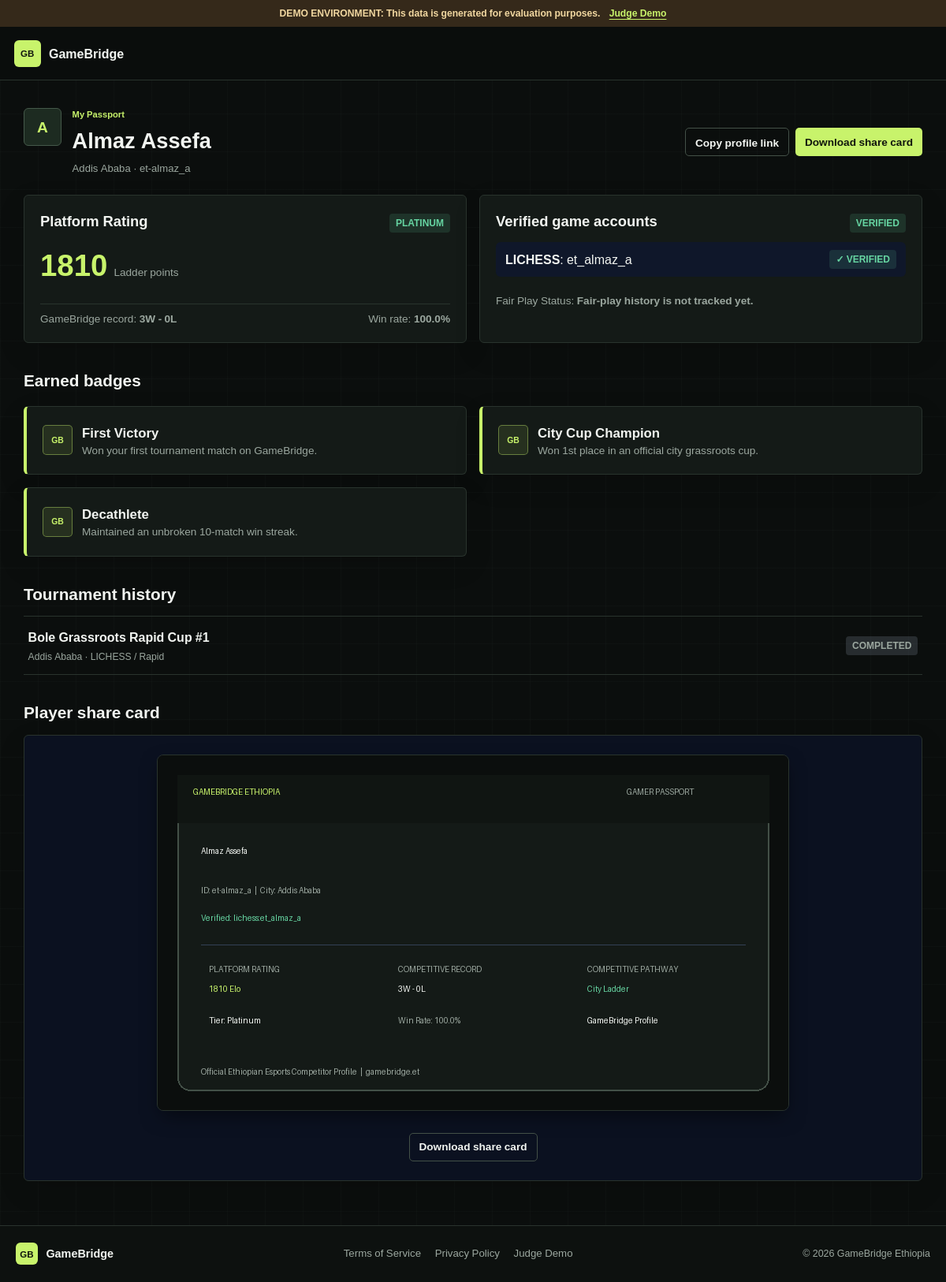
The app's page /p/et-almaz_a with its own data.
### app/models/user.py (models this page shows)
class User(Base):
    __tablename__ = "users"
    id = Column(String(36), primary_key=True, default=lambda: str(uuid.uuid4()))
    telegram_id = Column(Integer, unique=True, nullable=True, index=True)
    username = Column(String(64), unique=True, nullable=False, index=True)
    display_name = Column(String(128), nullable=False)
    email = Column(String(255), unique=True, nullable=True)
    password_hash = Column(String(255), nullable=True)
    role = Column(String(32), default="player", nullable=False)  # player, hub_captain, super_admin
    city = Column(String(64), default="Addis Ababa", nullable=False)
    phone = Column(String(32), nullable=True)
    public_identifier = Column(String(64), unique=True, nullable=False, index=True)
    is_active = Column(Boolean, default=True)
    is_demo = Column(Boolean, default=False, index=True)
    created_at = Column(DateTime, default=datetime.utcnow, nullable=False)
    updated_at = Column(DateTime, default=datetime.utcnow, onupdate=datetime.utcnow, nullable=False)
    preferences = relationship("UserPreference", back_populates="user", uselist=False, cascade="all, delete-orphan")
    hub_memberships = relationship("HubMembership", back_populates="user", cascade="all, delete-orphan")
    game_accounts = relationship("GameAccount", back_populates="user", cascade="all, delete-orphan")
    platform_ratings = relationship("PlatformRating", back_populates="user", cascade="all, delete-orphan")
    tournament_participations = relationship("TournamentParticipant", back_populates="user")
    badges = relationship("UserBadge", back_populates="user", cascade="all, delete-orphan")
    notifications = relationship("Notification", back_populates="user", cascade="all, delete-orphan")

### app/models/ratings.py (models this page shows)
class PlatformRating(Base):
    __tablename__ = "platform_ratings"
    id = Column(String(36), primary_key=True, default=lambda: str(uuid.uuid4()))
    user_id = Column(String(36), ForeignKey("users.id", ondelete="CASCADE"), nullable=False)
    game_key = Column(String(32), default="lichess", nullable=False)
    mode = Column(String(32), default="rapid", nullable=False)
    elo = Column(Float, default=1200.0, nullable=False, index=True)
    matches_played = Column(Integer, default=0, nullable=False)
    tier = Column(String(32), default="Bronze", nullable=False)  # Bronze, Silver, Gold, Platinum, Diamond
    is_demo = Column(Boolean, default=False, index=True)
    updated_at = Column(DateTime, default=datetime.utcnow, onupdate=datetime.utcnow, nullable=False)
    __table_args__ = (
        UniqueConstraint('user_id', 'game_key', 'mode', name='uq_user_game_mode_rating'),
    )
    user = relationship("User", back_populates="platform_ratings")

### app/models/game.py (models this page shows)
class GameAccount(Base):
    __tablename__ = "game_accounts"
    id = Column(String(36), primary_key=True, default=lambda: str(uuid.uuid4()))
    user_id = Column(String(36), ForeignKey("users.id", ondelete="CASCADE"), nullable=False)
    game_key = Column(String(32), nullable=False, index=True)
    external_username = Column(String(128), nullable=False)
    status = Column(String(32), default="pending_verification", nullable=False)
    bio_code = Column(String(32), nullable=True)
    bio_code_expires_at = Column(DateTime, nullable=True)
    verified_at = Column(DateTime, nullable=True)
    is_demo = Column(Boolean, default=False, index=True)
    created_at = Column(DateTime, default=datetime.utcnow, nullable=False)
    updated_at = Column(DateTime, default=datetime.utcnow, onupdate=datetime.utcnow, nullable=False)
    __table_args__ = (
        UniqueConstraint('game_key', 'external_username', name='uq_game_external_username'),
        UniqueConstraint('user_id', 'game_key', name='uq_user_game_key'),
    )
    user = relationship("User", back_populates="game_accounts")
    verifications = relationship("AccountVerification", back_populates="game_account", cascade="all, delete-orphan")
    snapshots = relationship("RatingSnapshot", back_populates="game_account", cascade="all, delete-orphan")

### app/models/badge.py (models this page shows)
class Badge(Base):
    __tablename__ = "badges"
    id = Column(String(36), primary_key=True, default=lambda: str(uuid.uuid4()))
    key = Column(String(64), unique=True, nullable=False, index=True)
    name = Column(String(128), nullable=False)
    description = Column(String(255), nullable=False)
    icon = Column(String(64), default="trophy", nullable=False)
    users = relationship("UserBadge", back_populates="badge")

### app/models/tournament.py (models this page shows)
class Tournament(Base):
    __tablename__ = "tournaments"
    id = Column(String(36), primary_key=True, default=lambda: str(uuid.uuid4()))
    name = Column(String(128), nullable=False)
    slug = Column(String(128), unique=True, nullable=False, index=True)
    description = Column(Text, nullable=True)
    game_key = Column(String(32), default="lichess", nullable=False)
    mode = Column(String(32), default="rapid", nullable=False)
    hub_id = Column(String(36), ForeignKey("hubs.id", ondelete="SET NULL"), nullable=True)
    city = Column(String(64), default="Addis Ababa", nullable=False, index=True)
    status = Column(String(32), default="registration_open", nullable=False, index=True)
    max_participants = Column(Integer, default=16, nullable=False)
    start_time = Column(DateTime, nullable=False)
    registration_deadline = Column(DateTime, nullable=False)
    rules_text = Column(Text, nullable=True)
    prize_description = Column(Text, default="Honor, Platform Elo, and City Ladder Standing", nullable=True)
    created_by_id = Column(String(36), ForeignKey("users.id", ondelete="SET NULL"), nullable=True)
    is_demo = Column(Boolean, default=False, index=True)
    created_at = Column(DateTime, default=datetime.utcnow, nullable=False)
    updated_at = Column(DateTime, default=datetime.utcnow, onupdate=datetime.utcnow, nullable=False)
    hub = relationship("Hub", back_populates="tournaments")
    participants = relationship("TournamentParticipant", back_populates="tournament", cascade="all, delete-orphan")
    matches = relationship("Match", back_populates="tournament", cascade="all, delete-orphan")

### app/main.py (the view)
@app.get("/p/{public_identifier}", response_class=HTMLResponse)
async def page_passport(
    public_identifier: str,
    request: Request,
    user: Optional[User] = Depends(get_current_user_optional),
    db: AsyncSession = Depends(get_db)
):
    locale = get_locale_for_request(request, user)
    stmt = select(User).where(User.public_identifier == public_identifier)
    player = (await db.execute(stmt)).scalar_one_or_none()
    if not player or not player.is_active:
        raise HTTPException(status_code=404, detail="Player Gamer Passport not found")
    r_stmt = select(PlatformRating).where(PlatformRating.user_id == player.id)
    rating = (await db.execute(r_stmt)).scalars().first()
    g_stmt = select(GameAccount).where(GameAccount.user_id == player.id, GameAccount.status == "verified")
    accounts = (await db.execute(g_stmt)).scalars().all()
    b_stmt = select(Badge).join(UserBadge, Badge.id == UserBadge.badge_id).where(UserBadge.user_id == player.id)
    badges = (await db.execute(b_stmt)).scalars().all()
    completed_player_match = (
        Match.status == "completed",
        or_(Match.player1_id == player.id, Match.player2_id == player.id)
    )
    w_stmt = select(func.count(Match.id)).where(
        Match.winner_id == player.id,
        *completed_player_match
    )
    win_count = (await db.execute(w_stmt)).scalar_one()
    l_stmt = select(func.count(Match.id)).where(
        Match.winner_id.is_not(None),
        Match.winner_id != player.id,
        *completed_player_match
    )
    loss_count = (await db.execute(l_stmt)).scalar_one()
    total_matches = (await db.execute(
        select(func.count(Match.id)).where(*completed_player_match)
    )).scalar_one()
    draw_count = total_matches - win_count - loss_count
    win_rate = round((win_count / total_matches * 100), 1) if total_matches > 0 else 0.0
    history_stmt = select(Tournament).join(
        TournamentParticipant, Tournament.id == TournamentParticipant.tournament_id
    ).where(TournamentParticipant.user_id == player.id).order_by(desc(Tournament.start_time)).limit(5)
    tournament_history = (await db.execute(history_stmt)).scalars().all()
    return render_template(request, "passport.html", {
        "current_user": user,
        "player": player,
        "platform_rating": rating,
        "game_accounts": accounts,
        "badges": badges,
        "win_count": win_count,
        "loss_count": loss_count,
        "draw_count": draw_count,
        "win_rate": win_rate,
        "total_matches": total_matches,
        "tournament_history": tournament_history,
        "locale": locale,
        "t": t,
        "settings": settings,
        "is_demo": settings.DEMO_MODE
    })

### app/templates/passport.html (shortened to what this page needs)
{% extends "base.html" %}
{% block content %}
<div class="passport-header">
  <div class="player-identity">
    <span class="player-avatar" aria-hidden="true">{{ player.display_name[:1] | upper }}</span>
    <div>
      <span class="eyebrow">{{ t('nav_passport', locale) }}</span>
      <h1>{{ player.display_name }}</h1>
      <p>{{ player.city }} <span aria-hidden="true">·</span> {{ player.public_identifier }}</p>
    </div>
  </div>
  <div class="player-actions">
    <button type="button" onclick="copyPassportLink(this)" class="btn btn-outline btn-sm" data-copied="{{ t('passport_link_copied', locale) }}" data-copy-error="{{ t('passport_link_copy_failed', locale) }}">{{ t('passport_copy_link', locale) }}</button>
    <a href="/p/{{ player.public_identifier }}/card.png" download class="btn btn-primary btn-sm">{{ t('passport_download_card', locale) }}</a>
  </div>
</div>
<div class="grid">
  <div class="card">
    <div class="card-header">
      <h3 class="card-title">{{ t('label_elo', locale) }}</h3>
      <span class="badge {% if platform_rating and platform_rating.tier == 'Diamond' %}badge-blue{% elif platform_rating and platform_rating.tier == 'Platinum' %}badge-green{% elif platform_rating and platform_rating.tier == 'Gold' %}badge-gold{% else %}badge-gray{% endif %}">
        {{ platform_rating.tier if platform_rating else 'Bronze' }}
      </span>
    </div>
    <div style="display: flex; align-items: baseline; gap: 0.5rem;">
      <span style="font-size: 2.4rem; font-weight: 800; color: var(--accent-gold);">
        {{ (platform_rating.elo | int) if platform_rating else 1200 }}
      </span>
      <span style="color: var(--text-muted); font-size: 0.85rem;">{{ t('passport_elo_points', locale) }}</span>
    </div>
    <div style="display: flex; justify-content: space-between; font-size: 0.85rem; color: var(--text-muted); border-top: 1px solid var(--border-color); padding-top: 0.5rem; margin-top: 0.5rem;">
      <span>{{ t('passport_record', locale) }}: <strong>{{ win_count }}W - {{ loss_count }}L{% if draw_count %} - {{ draw_count }}D{% endif %}</strong></span>
      <span>{{ t('label_win_rate', locale) }}: <strong>{{ win_rate }}%</strong></span>
    </div>
  </div>
  <div class="card">
    <div class="card-header">
      <h3 class="card-title">{{ t('passport_verified_accounts', locale) }}</h3>
      {% if game_accounts %}<span class="badge badge-green">{{ t('status_verified', locale) }}</span>{% else %}<span class="badge badge-gray">{{ t('passport_no_verified_accounts', locale) }}</span>{% endif %}
    </div>
    <div style="display: flex; flex-direction: column; gap: 0.5rem;">
      {% for acc in game_accounts %}
        <div style="display: flex; justify-content: space-between; align-items: center; background: #0f172a; padding: 0.6rem 0.75rem; border-radius: 6px;">
          <div>
            <strong>{{ acc.game_key | upper }}</strong>: <span>{{ acc.external_username }}</span>
          </div>
          <span class="badge badge-green">✓ VERIFIED</span>
        </div>
      {% else %}
        <p style="color: var(--text-muted); font-size: 0.9rem;">{{ t('passport_no_verified_accounts', locale) }}</p>
      {% endfor %}
    </div>
    <div style="margin-top: 0.5rem; font-size: 0.85rem; color: var(--text-muted);">
      {{ t('label_fair_play', locale) }}: <strong>{{ t('passport_fair_play_untracked', locale) }}</strong>
    </div>
  </div>
</div>
<div style="margin-top: 2rem;">
  <h2 style="font-size: 1.3rem; margin-bottom: 0.75rem;">{{ t('passport_badges', locale) }}</h2>
  <div class="grid">
    {% for b in badges %}
      <div class="card" style="border-left: 4px solid var(--accent-gold);">
        <div style="display: flex; align-items: center; gap: 0.75rem;">
          <span class="badge-mark" aria-hidden="true">GB</span>
          <div>
            {% set badge_name_key = 'badge_' ~ b.key %}
            {% set badge_desc_key = badge_name_key ~ '_desc' %}
            <h3 style="font-size: 1.05rem; font-weight: bold;">{% if t(badge_name_key, locale) == badge_name_key %}{{ b.name }}{% else %}{{ t(badge_name_key, locale) }}{% endif %}</h3>
            <p style="font-size: 0.85rem; color: var(--text-muted);">{% if t(badge_desc_key, locale) == badge_desc_key %}{{ b.description }}{% else %}{{ t(badge_desc_key, locale) }}{% endif %}</p>
          </div>
        </div>
      </div>
    {% else %}
      <div class="card" style="grid-column: 1 / -1; padding: 1.5rem; text-align: center; color: var(--text-muted);">
        {{ t('passport_no_badges', locale) }}
      </div>
    {% endfor %}
  </div>
</div>
<div style="margin-top: 2rem;">
  <h2 style="font-size: 1.3rem; margin-bottom: 0.75rem;">{{ t('passport_tournaments', locale) }}</h2>
  <div class="passport-history">
    {% for tournament in tournament_history %}
      <a href="/tournaments/{{ tournament.slug }}" class="passport-history-row">
        <span><strong>{{ tournament.name }}</strong><small>{{ tournament.city }} · {{ tournament.game_key | upper }} / {{ tournament.mode | title }}</small></span>
        <span class="badge {% if tournament.status == 'completed' %}badge-gray{% elif tournament.status == 'in_progress' %}badge-gold{% else %}badge-green{% endif %}">{{ t('status_' ~ tournament.status, locale) }}</span>
      </a>
    {% else %}
      <p class="empty-state">{{ t('passport_no_tournaments', locale) }}</p>
    {% endfor %}
  </div>
</div>
<div style="margin-top: 2rem;">
  <h2 style="font-size: 1.3rem; margin-bottom: 0.75rem;">{{ t('passport_share_card', locale) }}</h2>
  <div class="card" style="align-items: center; padding: 1.5rem; background: #0b1120;">
    <img src="/p/{{ player.public_identifier }}/card.png" alt="Passport Share Card" style="max-width: 100%; border-radius: 8px; border: 1px solid var(--border-color); box-shadow: 0 10px 25px -5px rgba(0, 0, 0, 0.5);">
    <a href="/p/{{ player.public_identifier }}/card.png" download class="btn btn-outline btn-sm" style="margin-top: 1rem;">
      {{ t('passport_download_card', locale) }}
    </a>
  </div>
</div>
{% endblock %}

### app/templates/base.html (shortened to what this page needs)
<!DOCTYPE html>
<html lang="{{ locale or 'en' }}">
<head>
  <link rel="stylesheet" href="/static/css/style.css?v=9">
</head>
<body>
  {% if is_demo %}
  <div class="demo-banner" role="note">
    <span>{{ t('demo_notice', locale) }}</span>
    <a href="/judge">{{ t('nav_judge', locale) }}</a>
  </div>
  {% endif %}
  <nav class="navbar">
    <a href="/" class="brand">
      <span class="brand-mark" aria-hidden="true">GB</span>
      <span>GameBridge</span>
    </a>
  </nav>
  <main class="container">
    {% block content %}{% endblock %}
  </main>
  <footer class="site-footer">
    <div class="footer-inner">
      <a href="/" class="brand footer-brand"><span class="brand-mark" aria-hidden="true">GB</span><span>GameBridge</span></a>
      <div class="footer-links">
        <a href="/terms">{{ t('terms_title', locale) }}</a>
        <a href="/privacy">{{ t('privacy_title', locale) }}</a>
        <a href="/judge">{{ t('nav_judge', locale) }}</a>
      </div>
      <p>&copy; 2026 GameBridge Ethiopia</p>
    </div>
  </footer>
</body>
</html>

### records on screen
User: display_name "A", display_name "Almaz Assefa", city "Addis Ababa", public_identifier "et-almaz_a", public_identifier (picture)
PlatformRating: tier "PLATINUM", elo "1810"
GameAccount: status "VERIFIED", game_key "LICHESS", external_username "et_almaz_a"
Badge: name "First Victory", description "Won your first tournament match on GameBridge."
Badge: name "City Cup Champion", description "Won 1st place in an official city grassroots cup."
Badge: name "Decathlete", description "Maintained an unbroken 10-match win streak."
Tournament: name "Bole Grassroots Rapid Cup #1", city "Addis Ababa", game_key "LICHESS", mode "Rapid", status "COMPLETED"

### other values on screen
{{ t('demo_notice', locale) }} "DEMO ENVIRONMENT: This data is generated for evaluation purposes."
{{ t('nav_judge', locale) }} "Judge Demo"
{{ t('nav_passport', locale) }} "My Passport"
{{ t('passport_copy_link', locale) }} "Copy profile link"
{{ t('passport_download_card', locale) }} "Download share card"
{{ t('label_elo', locale) }} "Platform Rating"
{{ t('passport_elo_points', locale) }} "Ladder points"
{{ t('passport_record', locale) }} "GameBridge record"
{{ win_count }} "3"
{{ loss_count }} "0"
{{ t('label_win_rate', locale) }} "Win rate"
{{ win_rate }} "100.0"
{{ t('passport_verified_accounts', locale) }} "Verified game accounts"
{{ t('label_fair_play', locale) }} "Fair Play Status"
{{ t('passport_fair_play_untracked', locale) }} "Fair-play history is not tracked yet."
